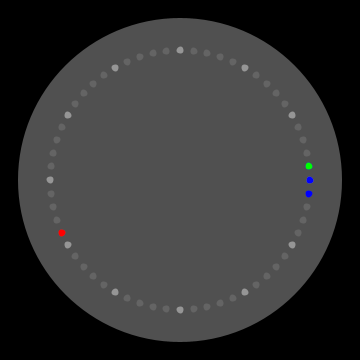
Frame 1 (no input)
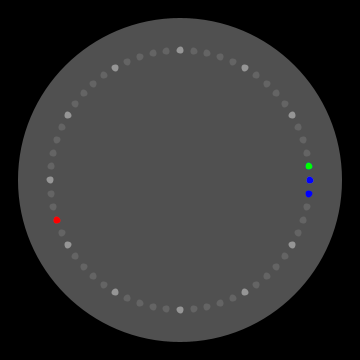
Frame 60 (the mouse pressed at the canvas centre just before this capture)
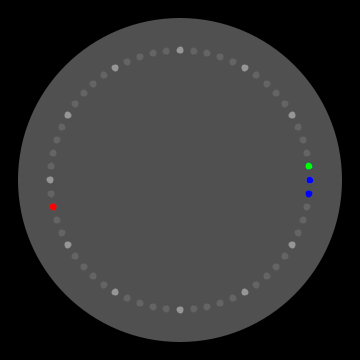
Frame 120 (the mouse held since frame 60 and released just before this capture)

The Processing sketch that drew these frames (run headless with seeded random() and noise(); from frame 60 on, the mouse is pressed at the canvas centre):

// Processing sketch: processing_132521
// ── processing_132521.pde

int cx, cy;
float secondsRadius;
float clockDiameter;
LED[] leds = new LED[60];
int lastSecond, currentSecond;

color secondColor = color(255, 0, 0);
color minuteColor = color(0, 255, 0);
color hourColor = color(0, 0, 255);

void setup() {
  size(360, 360);

  int radius = min(width, height) / 2;
  secondsRadius = radius * 0.72;
  clockDiameter = radius * 1.8;

  cx = width / 2;
  cy = height / 2;

  color c = color(192, 192, 0);

  for (int a = 0; a < 360; a+=6) {
    float angle = radians(a-90);
    float x = cx + cos(angle) * secondsRadius;
    float y = cy + sin(angle) * secondsRadius;
    leds[a/6] = new LED(c, x, y);
  }
  lastSecond = -1;
}

void draw() {
  currentSecond = second();
  color col;
  if (currentSecond != lastSecond) {
    drawFace();
    for (int i = 0; i < 60; i++) {
      if ( i % 5 == 0) {
        col = color(150, 150, 150);
      } 
      else {
        col = color(100, 100, 100);
      };
      leds[i].updateColor(col);
    }
    int currentHour = hour() % 12;
    int currentMinute = minute();
    leds[currentHour*5-1].updateColor(hourColor);
    leds[currentHour*5].updateColor(hourColor);
    leds[currentHour*5+1].updateColor(hourColor);
    leds[currentMinute].updateColor(minuteColor);
    leds[currentSecond].updateColor(secondColor);
    lastSecond = currentSecond;
  }
}

void drawFace() {
  background(0);
  fill(80);
  noStroke();
  ellipse(cx, cy, clockDiameter, clockDiameter);
}


class LED {
  color pixel_color;
  float x, y;
  LED(color c, float xpos, float ypos) { 
    pixel_color = c;
    x = xpos;
    y = ypos;
  };
  void draw() {
    strokeWeight(2);
    stroke(pixel_color);
    fill(pixel_color);
    ellipse(x, y, 5, 5);
  }
  void updateColor(color c) {
    pixel_color = c;
    draw();
  }
};
